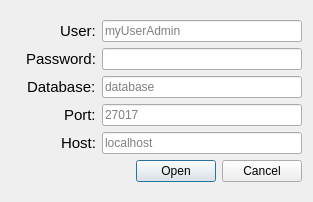
<?xml version="1.0" encoding="UTF-8"?>
<ui version="4.0">
 <class>mongodb_credentials_dialog</class>
 <widget class="QDialog" name="mongodb_credentials_dialog">
  <property name="geometry">
   <rect>
    <x>0</x>
    <y>0</y>
    <width>313</width>
    <height>202</height>
   </rect>
  </property>
  <property name="sizePolicy">
   <sizepolicy hsizetype="Fixed" vsizetype="Fixed">
    <horstretch>0</horstretch>
    <verstretch>0</verstretch>
   </sizepolicy>
  </property>
  <property name="minimumSize">
   <size>
    <width>313</width>
    <height>0</height>
   </size>
  </property>
  <property name="maximumSize">
   <size>
    <width>313</width>
    <height>202</height>
   </size>
  </property>
  <property name="windowTitle">
   <string>Credentials</string>
  </property>
  <layout class="QVBoxLayout" name="verticalLayout">
   <item>
    <layout class="QVBoxLayout" name="generalVerticalLayout">
     <item>
      <layout class="QVBoxLayout" name="InputsVerticalLayout">
       <item>
        <layout class="QHBoxLayout" name="userHhorizontalLayout">
         <item>
          <spacer name="userHorizontalSpacer">
           <property name="orientation">
            <enum>Qt::Horizontal</enum>
           </property>
           <property name="sizeHint" stdset="0">
            <size>
             <width>40</width>
             <height>20</height>
            </size>
           </property>
          </spacer>
         </item>
         <item>
          <widget class="QLabel" name="userLabel">
           <property name="sizePolicy">
            <sizepolicy hsizetype="Preferred" vsizetype="Preferred">
             <horstretch>0</horstretch>
             <verstretch>0</verstretch>
            </sizepolicy>
           </property>
           <property name="maximumSize">
            <size>
             <width>16777215</width>
             <height>20</height>
            </size>
           </property>
           <property name="font">
            <font>
             <pointsize>11</pointsize>
            </font>
           </property>
           <property name="lineWidth">
            <number>1</number>
           </property>
           <property name="text">
            <string>User:</string>
           </property>
           <property name="textFormat">
            <enum>Qt::PlainText</enum>
           </property>
           <property name="alignment">
            <set>Qt::AlignLeading|Qt::AlignLeft|Qt::AlignVCenter</set>
           </property>
           <property name="wordWrap">
            <bool>false</bool>
           </property>
           <property name="textInteractionFlags">
            <set>Qt::NoTextInteraction</set>
           </property>
          </widget>
         </item>
         <item>
          <widget class="QLineEdit" name="userLineEdit">
           <property name="sizePolicy">
            <sizepolicy hsizetype="Expanding" vsizetype="Fixed">
             <horstretch>0</horstretch>
             <verstretch>0</verstretch>
            </sizepolicy>
           </property>
           <property name="minimumSize">
            <size>
             <width>200</width>
             <height>0</height>
            </size>
           </property>
           <property name="maximumSize">
            <size>
             <width>200</width>
             <height>16777215</height>
            </size>
           </property>
           <property name="placeholderText">
            <string>myUserAdmin</string>
           </property>
          </widget>
         </item>
        </layout>
       </item>
       <item>
        <layout class="QHBoxLayout" name="passwordHorizontalLayout">
         <item>
          <spacer name="passwordHorizontalSpacer">
           <property name="orientation">
            <enum>Qt::Horizontal</enum>
           </property>
           <property name="sizeHint" stdset="0">
            <size>
             <width>40</width>
             <height>20</height>
            </size>
           </property>
          </spacer>
         </item>
         <item>
          <widget class="QLabel" name="passwordLabel">
           <property name="sizePolicy">
            <sizepolicy hsizetype="Preferred" vsizetype="Preferred">
             <horstretch>0</horstretch>
             <verstretch>0</verstretch>
            </sizepolicy>
           </property>
           <property name="maximumSize">
            <size>
             <width>16777215</width>
             <height>20</height>
            </size>
           </property>
           <property name="font">
            <font>
             <pointsize>11</pointsize>
            </font>
           </property>
           <property name="lineWidth">
            <number>1</number>
           </property>
           <property name="text">
            <string>Password:</string>
           </property>
           <property name="textFormat">
            <enum>Qt::PlainText</enum>
           </property>
           <property name="alignment">
            <set>Qt::AlignLeading|Qt::AlignLeft|Qt::AlignVCenter</set>
           </property>
           <property name="wordWrap">
            <bool>false</bool>
           </property>
           <property name="textInteractionFlags">
            <set>Qt::NoTextInteraction</set>
           </property>
          </widget>
         </item>
         <item>
          <widget class="QLineEdit" name="passwordLineEdit">
           <property name="sizePolicy">
            <sizepolicy hsizetype="Expanding" vsizetype="Fixed">
             <horstretch>0</horstretch>
             <verstretch>0</verstretch>
            </sizepolicy>
           </property>
           <property name="minimumSize">
            <size>
             <width>200</width>
             <height>0</height>
            </size>
           </property>
           <property name="maximumSize">
            <size>
             <width>200</width>
             <height>16777215</height>
            </size>
           </property>
           <property name="echoMode">
            <enum>QLineEdit::Password</enum>
           </property>
          </widget>
         </item>
        </layout>
       </item>
       <item>
        <layout class="QHBoxLayout" name="databaseHorizontalLayout">
         <item>
          <spacer name="databaseHorizontalSpacer">
           <property name="orientation">
            <enum>Qt::Horizontal</enum>
           </property>
           <property name="sizeHint" stdset="0">
            <size>
             <width>40</width>
             <height>20</height>
            </size>
           </property>
          </spacer>
         </item>
         <item>
          <widget class="QLabel" name="databaseLabel">
           <property name="sizePolicy">
            <sizepolicy hsizetype="Preferred" vsizetype="Preferred">
             <horstretch>0</horstretch>
             <verstretch>0</verstretch>
            </sizepolicy>
           </property>
           <property name="maximumSize">
            <size>
             <width>16777215</width>
             <height>20</height>
            </size>
           </property>
           <property name="font">
            <font>
             <pointsize>11</pointsize>
            </font>
           </property>
           <property name="lineWidth">
            <number>1</number>
           </property>
           <property name="text">
            <string>Database:</string>
           </property>
           <property name="textFormat">
            <enum>Qt::PlainText</enum>
           </property>
           <property name="alignment">
            <set>Qt::AlignLeading|Qt::AlignLeft|Qt::AlignVCenter</set>
           </property>
           <property name="wordWrap">
            <bool>false</bool>
           </property>
           <property name="textInteractionFlags">
            <set>Qt::NoTextInteraction</set>
           </property>
          </widget>
         </item>
         <item>
          <widget class="QLineEdit" name="databaseLineEdit">
           <property name="sizePolicy">
            <sizepolicy hsizetype="Expanding" vsizetype="Fixed">
             <horstretch>0</horstretch>
             <verstretch>0</verstretch>
            </sizepolicy>
           </property>
           <property name="minimumSize">
            <size>
             <width>200</width>
             <height>0</height>
            </size>
           </property>
           <property name="maximumSize">
            <size>
             <width>200</width>
             <height>16777215</height>
            </size>
           </property>
           <property name="placeholderText">
            <string>database</string>
           </property>
          </widget>
         </item>
        </layout>
       </item>
       <item>
        <layout class="QHBoxLayout" name="portHorizontalLayout">
         <item>
          <spacer name="portHorizontalSpacer">
           <property name="orientation">
            <enum>Qt::Horizontal</enum>
           </property>
           <property name="sizeHint" stdset="0">
            <size>
             <width>40</width>
             <height>20</height>
            </size>
           </property>
          </spacer>
         </item>
         <item>
          <widget class="QLabel" name="portLabel">
           <property name="sizePolicy">
            <sizepolicy hsizetype="Preferred" vsizetype="Preferred">
             <horstretch>0</horstretch>
             <verstretch>0</verstretch>
            </sizepolicy>
           </property>
           <property name="maximumSize">
            <size>
             <width>16777215</width>
             <height>20</height>
            </size>
           </property>
           <property name="font">
            <font>
             <pointsize>11</pointsize>
            </font>
           </property>
           <property name="lineWidth">
            <number>1</number>
           </property>
           <property name="text">
            <string>Port:</string>
           </property>
           <property name="textFormat">
            <enum>Qt::PlainText</enum>
           </property>
           <property name="alignment">
            <set>Qt::AlignLeading|Qt::AlignLeft|Qt::AlignVCenter</set>
           </property>
           <property name="wordWrap">
            <bool>false</bool>
           </property>
           <property name="textInteractionFlags">
            <set>Qt::NoTextInteraction</set>
           </property>
          </widget>
         </item>
         <item>
          <widget class="QLineEdit" name="portLineEdit">
           <property name="sizePolicy">
            <sizepolicy hsizetype="Expanding" vsizetype="Fixed">
             <horstretch>0</horstretch>
             <verstretch>0</verstretch>
            </sizepolicy>
           </property>
           <property name="minimumSize">
            <size>
             <width>200</width>
             <height>0</height>
            </size>
           </property>
           <property name="maximumSize">
            <size>
             <width>200</width>
             <height>16777215</height>
            </size>
           </property>
           <property name="placeholderText">
            <string>27017</string>
           </property>
          </widget>
         </item>
        </layout>
       </item>
       <item>
        <layout class="QHBoxLayout" name="hostHorizontalLayout">
         <item>
          <spacer name="hostHorizontalSpacer">
           <property name="orientation">
            <enum>Qt::Horizontal</enum>
           </property>
           <property name="sizeHint" stdset="0">
            <size>
             <width>40</width>
             <height>20</height>
            </size>
           </property>
          </spacer>
         </item>
         <item>
          <widget class="QLabel" name="hostLabel">
           <property name="sizePolicy">
            <sizepolicy hsizetype="Preferred" vsizetype="Preferred">
             <horstretch>0</horstretch>
             <verstretch>0</verstretch>
            </sizepolicy>
           </property>
           <property name="maximumSize">
            <size>
             <width>16777215</width>
             <height>20</height>
            </size>
           </property>
           <property name="font">
            <font>
             <pointsize>11</pointsize>
            </font>
           </property>
           <property name="lineWidth">
            <number>1</number>
           </property>
           <property name="text">
            <string>Host:</string>
           </property>
           <property name="textFormat">
            <enum>Qt::PlainText</enum>
           </property>
           <property name="alignment">
            <set>Qt::AlignLeading|Qt::AlignLeft|Qt::AlignVCenter</set>
           </property>
           <property name="wordWrap">
            <bool>false</bool>
           </property>
           <property name="textInteractionFlags">
            <set>Qt::NoTextInteraction</set>
           </property>
          </widget>
         </item>
         <item>
          <widget class="QLineEdit" name="hostLineEdit">
           <property name="sizePolicy">
            <sizepolicy hsizetype="Expanding" vsizetype="Fixed">
             <horstretch>0</horstretch>
             <verstretch>0</verstretch>
            </sizepolicy>
           </property>
           <property name="minimumSize">
            <size>
             <width>200</width>
             <height>0</height>
            </size>
           </property>
           <property name="maximumSize">
            <size>
             <width>200</width>
             <height>16777215</height>
            </size>
           </property>
           <property name="placeholderText">
            <string>localhost</string>
           </property>
          </widget>
         </item>
        </layout>
       </item>
      </layout>
     </item>
     <item>
      <layout class="QHBoxLayout" name="controlersLayout">
       <item>
        <spacer name="controlersHorizontalSpacer">
         <property name="orientation">
          <enum>Qt::Horizontal</enum>
         </property>
         <property name="sizeHint" stdset="0">
          <size>
           <width>40</width>
           <height>20</height>
          </size>
         </property>
        </spacer>
       </item>
       <item>
        <widget class="QPushButton" name="openButton">
         <property name="text">
          <string>Open</string>
         </property>
        </widget>
       </item>
       <item>
        <widget class="QPushButton" name="cancelButton">
         <property name="text">
          <string>Cancel</string>
         </property>
        </widget>
       </item>
      </layout>
     </item>
    </layout>
   </item>
  </layout>
 </widget>
 <resources/>
 <connections/>
</ui>
